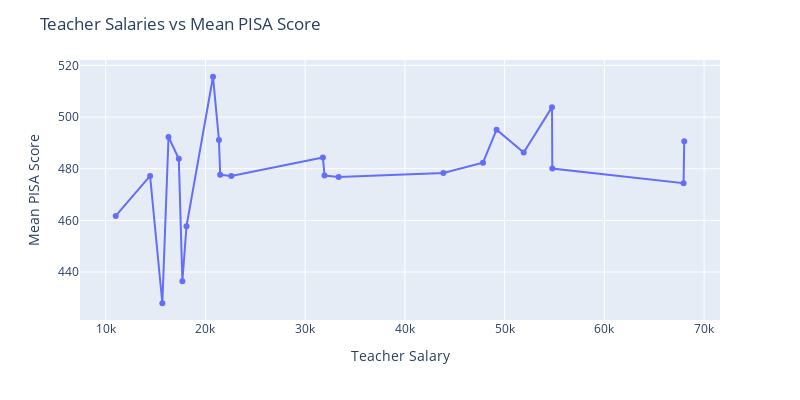

Notebook source saved alongside this figure:
### Code cell
salaries_vs_pisa = px.scatter(salaries_and_pisa, x='Annual_Salary_2022', y='mean_score', trendline='lowess', trendline_options=dict(frac=0.1)) 
salaries_vs_pisa.update_layout(title= 'Teacher Salaries vs Mean PISA Score',
                               xaxis_title='Teacher Salary',
                               yaxis_title='Mean PISA Score',
                               width = 800,
                               height =400)
salaries_vs_pisa.show()

### Figure 1 — Plotly figure (JSON) as saved in the notebook; plotly's stock layout.template omitted (floating-point values rounded to 4 significant figures)
{"data": [{"hovertemplate": "Annual_Salary_2022=%{x}<br>mean_score=%{y}<extra></extra>", "legendgroup": "", "marker": {"color": "#636efa", "symbol": "circle"}, "mode": "markers", "name": "", "orientation": "v", "showlegend": false, "type": "scatter", "x": [47832, 68010.0, 51920.0, 54780.0, 11004, 31938, 67950.0, 49190.0, 54750.0, 43860.0, 21480.0, 22590.0, 33360.0, 31780.0, 21350.0, 20760.0, 15680.0, 17690.0, 16300.0, 17330.0, 18100.0, 14450.0], "xaxis": "x", "y": [482.4, 490.6, 486.3, 480.1, 461.7, 477.3, 474.4, 495.1, 503.8, 478.3, 477.6, 477.1, 476.8, 484.3, 491.1, 515.6, 427.9, 436.5, 492.3, 483.9, 457.7, 477.2], "yaxis": "y"}, {"hovertemplate": "<b>LOWESS trendline</b><br><br>Annual_Salary_2022=%{x}<br>mean_score=%{y} <b>(trend)</b><extra></extra>", "legendgroup": "", "marker": {"color": "#636efa", "symbol": "circle"}, "mode": "lines", "name": "", "showlegend": false, "type": "scatter", "x": [11004, 14450.0, 15680.0, 16300.0, 17330.0, 17690.0, 18100.0, 20760.0, 21350.0, 21480.0, 22590.0, 31780.0, 31938, 33360.0, 43860.0, 47832, 49190.0, 51920.0, 54750.0, 54780.0, 67950.0, 68010.0], "xaxis": "x", "y": [461.7, 477.2, 427.9, 492.3, 483.9, 436.5, 457.7, 515.6, 491.1, 477.6, 477.1, 484.3, 477.3, 476.8, 478.3, 482.4, 495.1, 486.3, 503.8, 480.1, 474.4, 490.6], "yaxis": "y"}], "layout": {"height": 400, "legend": {"tracegroupgap": 0}, "margin": {"t": 60}, "title": {"text": "Teacher Salaries vs Mean PISA Score"}, "width": 800, "xaxis": {"anchor": "y", "domain": [0, 1], "title": {"text": "Teacher Salary"}}, "yaxis": {"anchor": "x", "domain": [0, 1], "title": {"text": "Mean PISA Score"}}}}
